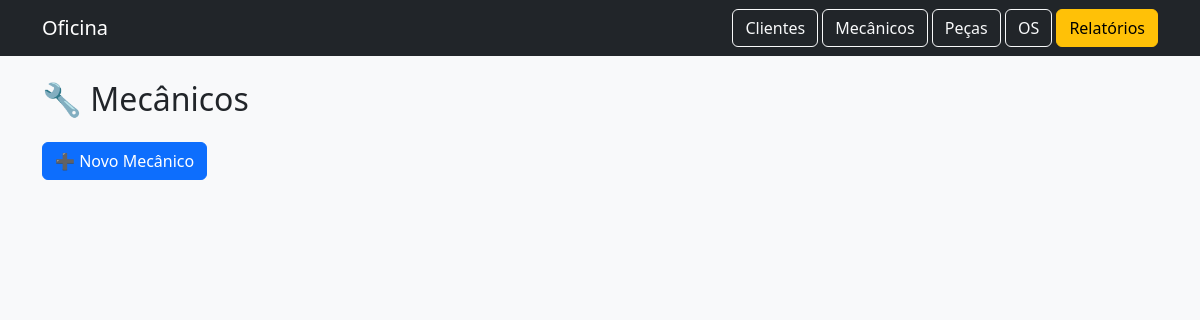
Before: /mecanicos with the older database file.
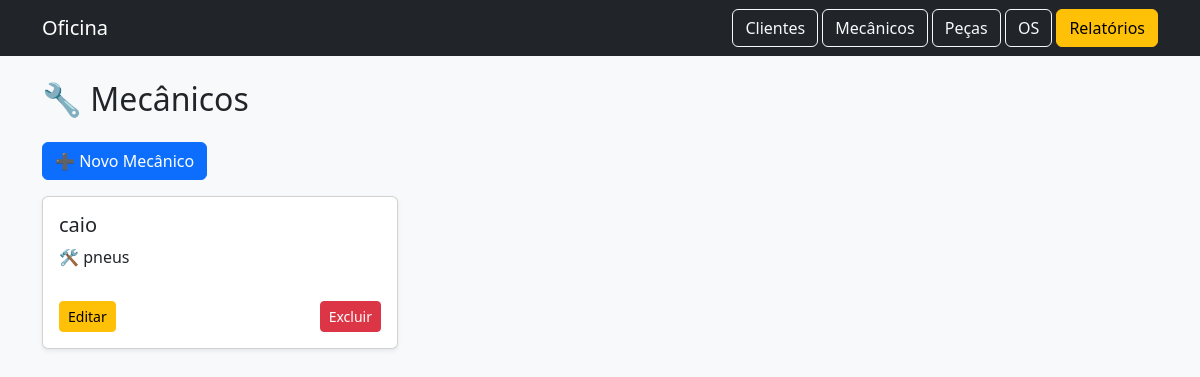
After: the same page with the newer database file.
### tables this page shows
CREATE TABLE mecanicos (
    id INTEGER PRIMARY KEY AUTOINCREMENT,
    nome TEXT NOT NULL,
    especialidade TEXT
);

### app.py (the view)
@app.route("/mecanicos")
def listar_mecanicos():
    conn = conectar()
    cursor = conn.cursor()
    cursor.execute("SELECT * FROM mecanicos")
    mecanicos = cursor.fetchall()
    conn.close()
    return render_template("mecanicos.html", mecanicos=mecanicos)

### db.py (called while the page is built)
def conectar():
    conn = sqlite3.connect("oficina.db")
    conn.row_factory = sqlite3.Row
    return conn

### templates/mecanicos.html
{% extends "base.html" %}
{% block content %}
<h2 class="mb-4">🔧 Mecânicos</h2>
<a href="/mecanicos/novo" class="btn btn-primary mb-3">➕ Novo Mecânico</a>
<div class="row g-4">
{% for m in mecanicos %}
<div class="col-md-4">
    <div class="card shadow-sm p-3">
        <h5>{{m.nome}}</h5>
        <p>🛠️ {{m.especialidade}}</p>
        <div class="d-flex justify-content-between mt-3">
            <a href="/mecanicos/editar/{{m.id}}" class="btn btn-warning btn-sm">Editar</a>
            <a href="/mecanicos/deletar/{{m.id}}" class="btn btn-danger btn-sm">Excluir</a>
        </div>
    </div>
</div>
{% endfor %}
</div>
{% endblock %}

Changed rows visible on the page:
added mecanicos: nome "caio", especialidade "pneus"
